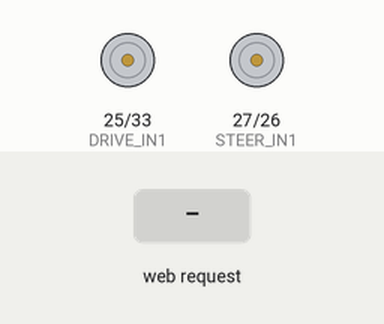
The sketch below on a simulated ESP32. Shown: motor-driver pin pairs drawn as motors (green arrow = first pin HIGH = forward, orange = second pin HIGH = backward, longer = more drive). The inputs (shaded band) are chosen by the test bench. What the sketch prints to the serial monitor is not drawn.

Above: at 1.2 s.
1.3 s: HTTP request GET /control?steer=1&throttle=1 received
At 1.7 s:
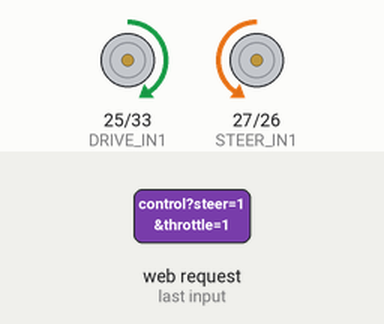
3.3 s: HTTP request GET /control?steer=120&throttle=120 received
At 3.6 s:
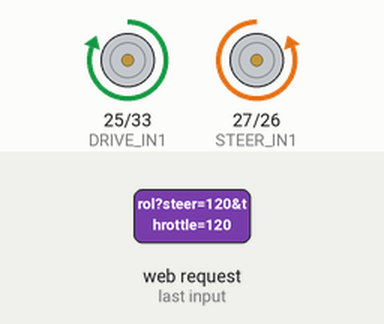
Timing chart, 0 to 6.3 s (numbered marks = the images above; inputs shaded):
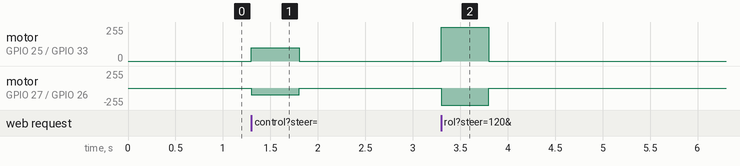

Measured:
- after the input at 1.3 s, motor on GPIO 25 (DRIVE_IN1) / GPIO 33 (DRIVE_IN2): stopped → forward 101/255 at once, → stopped 0.50 s later; motor on GPIO 27 (STEER_IN1) / GPIO 26 (STEER_IN2): stopped → backward 101/255 at once, → stopped 0.50 s later
- after the input at 3.3 s, motor on GPIO 25 (DRIVE_IN1) / GPIO 33 (DRIVE_IN2): stopped → forward 255/255 at once, → stopped 0.50 s later; motor on GPIO 27 (STEER_IN1) / GPIO 26 (STEER_IN2): stopped → backward 255/255 at once, → stopped 0.50 s later

The sketch:

single_axis_joystickUI_car.ino
```cpp
#include <WiFi.h>
#include <WebServer.h>

// =====================================================
// ESP32 CAR - SINGLE JOYSTICK CONTROLLER
// MX1508 MOTOR DRIVER
// =====================================================

// ---------------- PIN CONFIGURATION ------------------

const int STEER_IN1 = 27;
const int STEER_IN2 = 26;

const int DRIVE_IN1 = 25;
const int DRIVE_IN2 = 33;

// -----------------------------------------------------

// ---------------- PWM CONFIGURATION ------------------

const int PWM_FREQ = 1000;
const int PWM_BITS = 8;

// ESP32 PWM channels
const int CH_STEER_1 = 0;
const int CH_STEER_2 = 1;
const int CH_DRIVE_1 = 2;
const int CH_DRIVE_2 = 3;

// -----------------------------------------------------

WebServer server(80);

// Maximum PWM
int maxDrivePWM = 255;
int maxSteerPWM = 255;

// Minimum PWM needed to start motor
const int MIN_PWM = 100;

// Joystick dead zone
const int DEAD_ZONE = 8;

// Safety timeout
const unsigned long COMMAND_TIMEOUT = 500;

// Last command received
unsigned long lastCommandTime = 0;


// =====================================================
// HTML USER INTERFACE
// =====================================================

const char* htmlPage = R"rawliteral(

<!DOCTYPE html>

<html>

<head>

<meta name="viewport"
      content="width=device-width, initial-scale=1.0,
               maximum-scale=1.0, user-scalable=no">

<title>ESP32 RC Car</title>

<style>

* {
  box-sizing: border-box;
  -webkit-user-select: none;
  user-select: none;
}

body {
  margin: 0;
  background: #111;
  color: white;
  font-family: Arial, sans-serif;
  overflow: hidden;
  touch-action: none;
}

h1 {
  text-align: center;
  font-size: 22px;
  margin: 12px 0 5px 0;
}

.status {
  text-align: center;
  font-size: 14px;
  color: #aaa;
  margin-bottom: 10px;
}

.controller {
  display: flex;
  justify-content: center;
  align-items: center;
  width: 100%;
  height: calc(100vh - 100px);
}

.joystick-area {
  width: 75vw;
  height: 75vw;
  max-width: 360px;
  max-height: 360px;
  position: relative;
}

.joystick-base {
  position: absolute;
  width: 100%;
  height: 100%;

  border-radius: 50%;

  background: #292929;

  border: 4px solid #555;

  box-shadow:
    inset 0 0 20px #000,
    0 5px 15px #000;
}

.joystick-stick {
  position: absolute;

  width: 34%;
  height: 34%;

  left: 33%;
  top: 33%;

  border-radius: 50%;

  background: #777;

  border: 3px solid #aaa;

  box-shadow:
    0 4px 10px #000;

  transition:
    left 0.05s,
    top 0.05s;
}

.label {
  position: absolute;

  width: 100%;

  text-align: center;

  font-size: 16px;

  color: #bbb;

  pointer-events: none;
}

.label.top {
  top: -30px;
}

.label.bottom {
  bottom: -30px;
}

.label.left {
  left: -60px;
  top: 48%;
}

.label.right {
  right: -60px;
  top: 48%;
}

.stop {
  position: absolute;

  left: 50%;
  bottom: 20px;

  transform: translateX(-50%);

  width: 100px;
  height: 55px;

  border-radius: 15px;

  border: 2px solid #fff;

  background: #c62828;

  color: white;

  font-size: 18px;
  font-weight: bold;

  box-shadow: 0 4px 10px #000;
}

.stop:active {
  transform:
    translateX(-50%)
    scale(0.95);
}

.info {
  position: absolute;

  bottom: 5px;

  width: 100%;

  text-align: center;

  font-size: 12px;

  color: #777;
}

</style>

</head>

<body>

<h1>ESP32 RC CAR</h1>

<div class="status" id="status">
  Connected
</div>

<div class="controller">

  <!-- SINGLE JOYSTICK -->

  <div class="joystick-area"
       id="joystick">

    <div class="joystick-base"></div>

    <div class="joystick-stick"
         id="joystickStick"></div>

    <div class="label top">
      FORWARD
    </div>

    <div class="label bottom">
      REVERSE
    </div>

    <div class="label left">
      LEFT
    </div>

    <div class="label right">
      RIGHT
    </div>

  </div>

</div>

<button class="stop" id="stopButton">
  STOP
</button>

<div class="info">
  Joystick = Steering + Throttle
</div>


<script>

// =====================================================
// JOYSTICK VARIABLES
// =====================================================

let steering = 0;
let throttle = 0;

let lastSend = 0;

const SEND_INTERVAL = 50;


// =====================================================
// GET ELEMENTS
// =====================================================

const joystickArea =
  document.getElementById("joystick");

const joystickStick =
  document.getElementById("joystickStick");


// =====================================================
// JOYSTICK FUNCTION
// =====================================================

let active = false;


function moveJoystick(x, y) {

  const rect =
    joystickArea.getBoundingClientRect();


  const centerX =
    rect.left + rect.width / 2;

  const centerY =
    rect.top + rect.height / 2;


  let dx =
    x - centerX;

  let dy =
    y - centerY;


  const maxDistance =
    rect.width * 0.33;


  const distance =
    Math.sqrt(
      dx * dx +
      dy * dy
    );


  // Limit joystick to circular area

  if (distance > maxDistance) {

    dx =
      dx / distance *
      maxDistance;

    dy =
      dy / distance *
      maxDistance;

  }


  // Convert to -100 ... +100

  let horizontal =
    dx / maxDistance * 100;


  let vertical =
    -dy / maxDistance * 100;


  // Dead zone

  if (Math.abs(horizontal) < 8)
    horizontal = 0;

  if (Math.abs(vertical) < 8)
    vertical = 0;


  // Update joystick visual

  joystickStick.style.left =
    (33 + horizontal * 0.33) + "%";


  joystickStick.style.top =
    (33 - vertical * 0.33) + "%";


  // Horizontal = steering

  steering =
    Math.round(horizontal);


  // Vertical = throttle

  throttle =
    Math.round(vertical);

}


// =====================================================
// RESET JOYSTICK
// =====================================================

function resetJoystick() {

  active = false;

  steering = 0;
  throttle = 0;

  joystickStick.style.left =
    "33%";

  joystickStick.style.top =
    "33%";

}


// =====================================================
// POINTER DOWN
// =====================================================

joystickArea.addEventListener(
  "pointerdown",
  function(e) {

    active = true;

    joystickArea.setPointerCapture(
      e.pointerId
    );

    moveJoystick(
      e.clientX,
      e.clientY
    );

  }
);


// =====================================================
// POINTER MOVE
// =====================================================

joystickArea.addEventListener(
  "pointermove",
  function(e) {

    if (!active)
      return;

    moveJoystick(
      e.clientX,
      e.clientY
    );

  }
);


// =====================================================
// POINTER UP
// =====================================================

joystickArea.addEventListener(
  "pointerup",
  function() {

    resetJoystick();

  }
);


// =====================================================
// POINTER CANCEL
// =====================================================

joystickArea.addEventListener(
  "pointercancel",
  function() {

    resetJoystick();

  }
);


// =====================================================
// SEND COMMAND TO ESP32
// =====================================================

function sendCommand() {

  const now =
    Date.now();


  if (
    now - lastSend <
    SEND_INTERVAL
  )
    return;


  lastSend = now;


  fetch(
    "/control?steer=" +
    steering +
    "&throttle=" +
    throttle,
    {
      cache: "no-store"
    }
  )
  .catch(function() {

    document.getElementById("status")
      .innerText =
      "Connection lost";

  });

}


// Send continuously

setInterval(
  sendCommand,
  SEND_INTERVAL
);


// =====================================================
// EMERGENCY STOP
// =====================================================

document
  .getElementById("stopButton")
  .addEventListener(
    "pointerdown",
    function(e) {

      e.preventDefault();

      resetJoystick();

      fetch("/stop");

    }
  );


// =====================================================
// PREVENT SCROLLING / GESTURES
// =====================================================

document.body.addEventListener(
  "touchmove",
  function(e) {

    e.preventDefault();

  },
  {
    passive: false
  }
);

</script>

</body>

</html>

)rawliteral";


// =====================================================
// MOTOR CONTROL
// =====================================================

void stopAll() {

  ledcWrite(CH_STEER_1, 0);
  ledcWrite(CH_STEER_2, 0);

  ledcWrite(CH_DRIVE_1, 0);
  ledcWrite(CH_DRIVE_2, 0);

}


// =====================================================
// CONVERT JOYSTICK VALUE TO PWM
// =====================================================

int joystickToPWM(
  int value,
  int maximumPWM
) {

  value =
    constrain(
      value,
      -100,
      100
    );


  if (value == 0)
    return 0;


  int magnitude =
    abs(value);


  int pwm =
    map(
      magnitude,
      0,
      100,
      MIN_PWM,
      maximumPWM
    );


  return constrain(
    pwm,
    0,
    255
  );

}


// =====================================================
// DRIVE MOTOR
// =====================================================

void setDrive(
  int throttle
) {

  throttle =
    constrain(
      throttle,
      -100,
      100
    );


  if (throttle > 0) {

    // FORWARD

    int pwm =
      joystickToPWM(
        throttle,
        maxDrivePWM
      );


    ledcWrite(
      CH_DRIVE_1,
      pwm
    );

    ledcWrite(
      CH_DRIVE_2,
      0
    );

  }

  else if (throttle < 0) {

    // REVERSE

    int pwm =
      joystickToPWM(
        throttle,
        maxDrivePWM
      );


    ledcWrite(
      CH_DRIVE_1,
      0
    );

    ledcWrite(
      CH_DRIVE_2,
      pwm
    );

  }

  else {

    ledcWrite(
      CH_DRIVE_1,
      0
    );

    ledcWrite(
      CH_DRIVE_2,
      0
    );

  }

}


// =====================================================
// STEERING MOTOR
// =====================================================

void setSteering(
  int steer
) {

  steer =
    constrain(
      steer,
      -100,
      100
    );


  if (steer > 0) {

    // RIGHT

    int pwm =
      joystickToPWM(
        steer,
        maxSteerPWM
      );


    ledcWrite(
      CH_STEER_1,
      0
    );

    ledcWrite(
      CH_STEER_2,
      pwm
    );

  }

  else if (steer < 0) {

    // LEFT

    int pwm =
      joystickToPWM(
        steer,
        maxSteerPWM
      );


    ledcWrite(
      CH_STEER_1,
      pwm
    );

    ledcWrite(
      CH_STEER_2,
      0
    );

  }

  else {

    ledcWrite(
      CH_STEER_1,
      0
    );

    ledcWrite(
      CH_STEER_2,
      0
    );

  }

}


// =====================================================
// ROOT PAGE
// =====================================================

void handleRoot() {

  server.send(
    200,
    "text/html",
    htmlPage
  );

}


// =====================================================
// JOYSTICK CONTROL
// =====================================================

void handleControl() {

  if (
    !server.hasArg("steer") ||
    !server.hasArg("throttle")
  ) {

    server.send(
      400,
      "text/plain",
      "Missing command"
    );

    return;

  }


  int steer =
    server.arg("steer").toInt();


  int throttle =
    server.arg("throttle").toInt();


  steer =
    constrain(
      steer,
      -100,
      100
    );


  throttle =
    constrain(
      throttle,
      -100,
      100
    );


  // Apply steering

  setSteering(
    steer
  );


  // Apply throttle

  setDrive(
    throttle
  );


  // Update safety timer

  lastCommandTime =
    millis();


  server.send(
    200,
    "text/plain",
    "OK"
  );

}


// =====================================================
// STOP
// =====================================================

void handleStop() {

  stopAll();


  lastCommandTime =
    millis();


  server.send(
    200,
    "text/plain",
    "STOPPED"
  );

}


// =====================================================
// SETUP
// =====================================================

void setup() {

  Serial.begin(
    115200
  );


  // ---------------- PWM ----------------

  ledcSetup(
    CH_STEER_1,
    PWM_FREQ,
    PWM_BITS
  );


  ledcSetup(
    CH_STEER_2,
    PWM_FREQ,
    PWM_BITS
  );


  ledcSetup(
    CH_DRIVE_1,
    PWM_FREQ,
    PWM_BITS
  );


  ledcSetup(
    CH_DRIVE_2,
    PWM_FREQ,
    PWM_BITS
  );


  ledcAttachPin(
    STEER_IN1,
    CH_STEER_1
  );


  ledcAttachPin(
    STEER_IN2,
    CH_STEER_2
  );


  ledcAttachPin(
    DRIVE_IN1,
    CH_DRIVE_1
  );


  ledcAttachPin(
    DRIVE_IN2,
    CH_DRIVE_2
  );


  // Stop motors at startup

  stopAll();


  // ---------------- WiFi AP ----------------

  const char* apName =
    "ESP32-Car";

  const char* apPassword =
    "12345678";


  WiFi.softAP(
    apName,
    apPassword
  );


  Serial.println();

  Serial.println(
    "================================"
  );

  Serial.println(
    "ESP32 RC CAR READY"
  );

  Serial.println(
    "WiFi: ESP32-Car"
  );

  Serial.println(
    "Password: 12345678"
  );

  Serial.print(
    "IP address: "
  );

  Serial.println(
    WiFi.softAPIP()
  );

  Serial.println(
    "================================"
  );


  // ---------------- Web Server ----------------

  server.on(
    "/",
    handleRoot
  );


  server.on(
    "/control",
    handleControl
  );


  server.on(
    "/stop",
    handleStop
  );


  server.begin();


  lastCommandTime =
    millis();

}


// =====================================================
// MAIN LOOP
// =====================================================

void loop() {

  server.handleClient();


  // ---------------- SAFETY FAILSAFE ----------------

  if (
    millis() - lastCommandTime >
    COMMAND_TIMEOUT
  ) {

    stopAll();

  }

}
```
